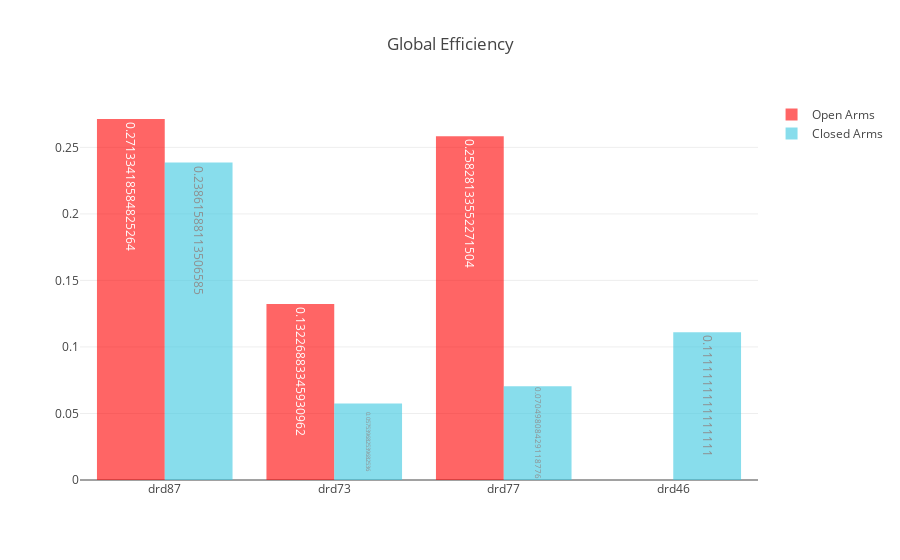

The code cell stored with this chart in its notebook:
### Markdown cell above
### *Path length is the minimum number of edges that must be traversed to go from one node to another. Random and complex networks have short mean path lengths (high global efficiency of parallel information transfer) whereas regular lattices have long mean path lengths. Efficiency is inversely related to path length but is numerically easier to use to estimate topological distances between elements of disconnected graphs.* (Bullmore and Sporns)

### We compute the global efficiency of all networks of interest, and we find that global efficiency was greater when the mice were in the open arms of the EPM.

### Code cell
labels, open_arms_measures, closed_arms_measures = get_measures_for_plot()
plot_network_measures(open_arms_measures, closed_arms_measures, *labels, title="Global Efficiency")

### Figure 1 — Plotly figure (JSON) as saved in the notebook; plotly's stock layout.template omitted (floating-point values rounded to 4 significant figures)
{"data": [{"marker": {"color": "rgb(255, 0, 0)"}, "name": "Open Arms", "opacity": 0.6, "text": [0.2713, 0.1323, 0.2583, 0], "textposition": "auto", "type": "bar", "uid": "1dbb12", "x": ["drd87", "drd73", "drd77", "drd46"], "y": [0.2713, 0.1323, 0.2583, 0]}, {"marker": {"color": "rgb(58,200,225)"}, "name": "Closed Arms", "opacity": 0.6, "text": [0.2386, 0.05754, 0.0705, 0.1111], "textposition": "auto", "type": "bar", "uid": "65ca90", "x": ["drd87", "drd73", "drd77", "drd46"], "y": [0.2386, 0.05754, 0.0705, 0.1111]}], "layout": {"autosize": true, "title": "Global Efficiency", "xaxis": {"autorange": true, "range": [-0.5, 3.5], "type": "category"}, "yaxis": {"autorange": true, "range": [0, 0.2856], "type": "linear"}}}
